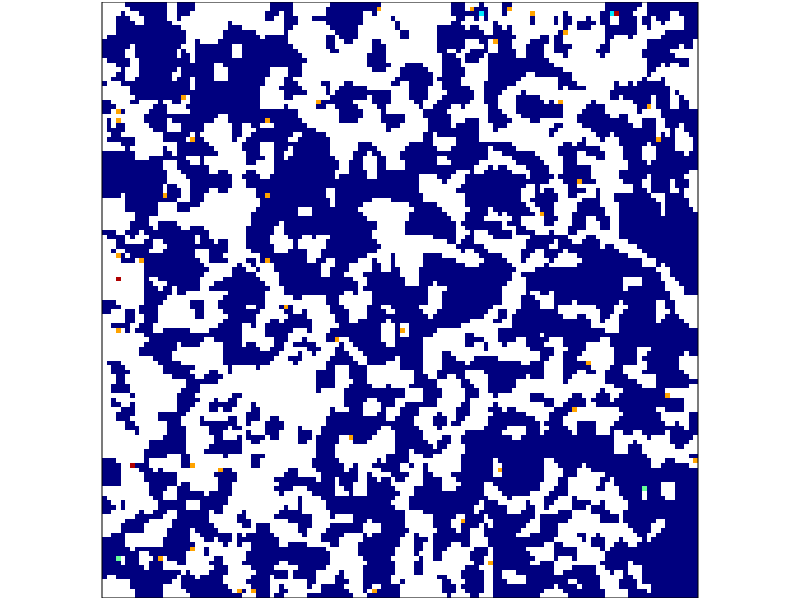
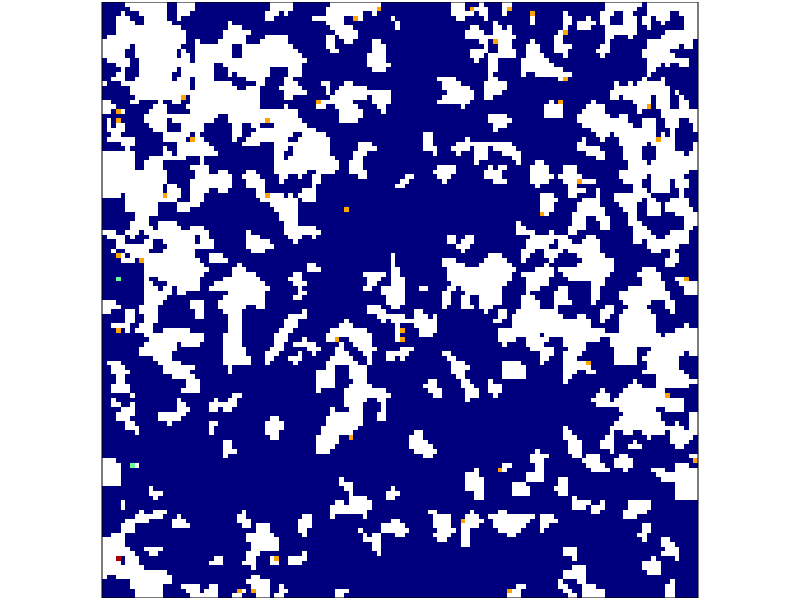
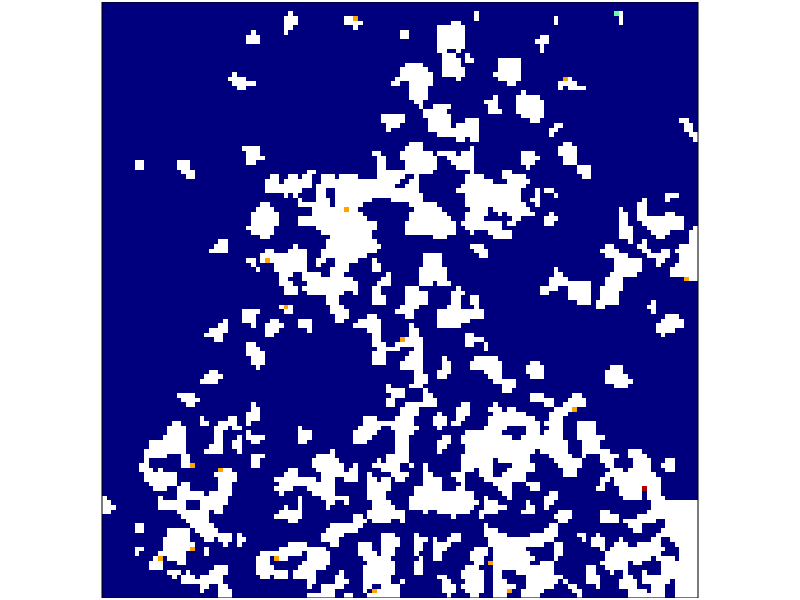
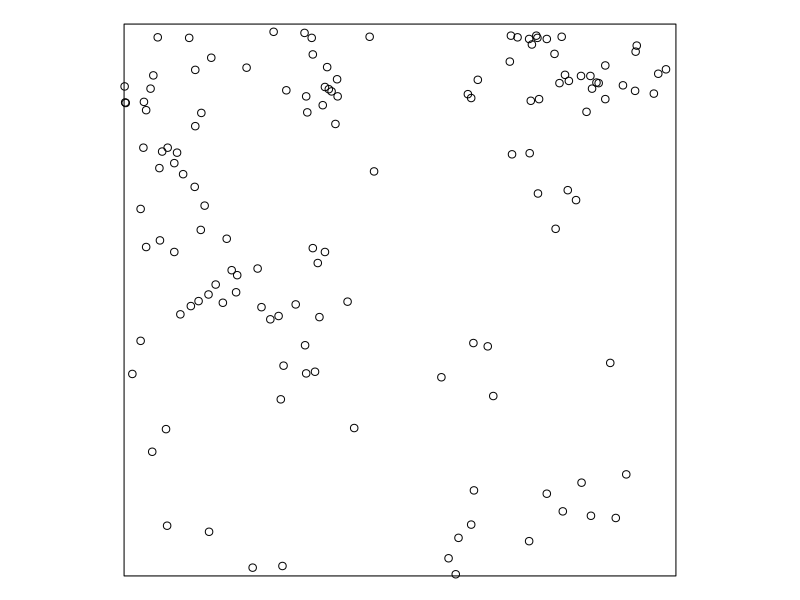
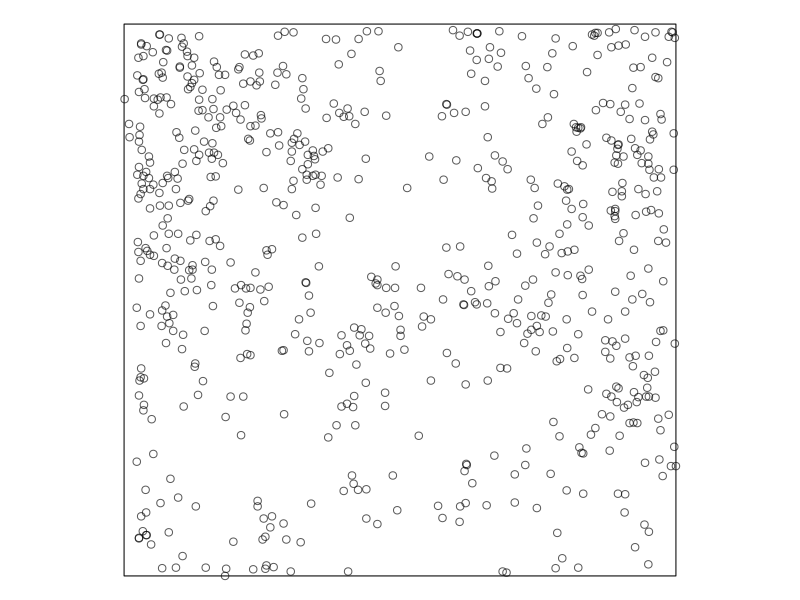
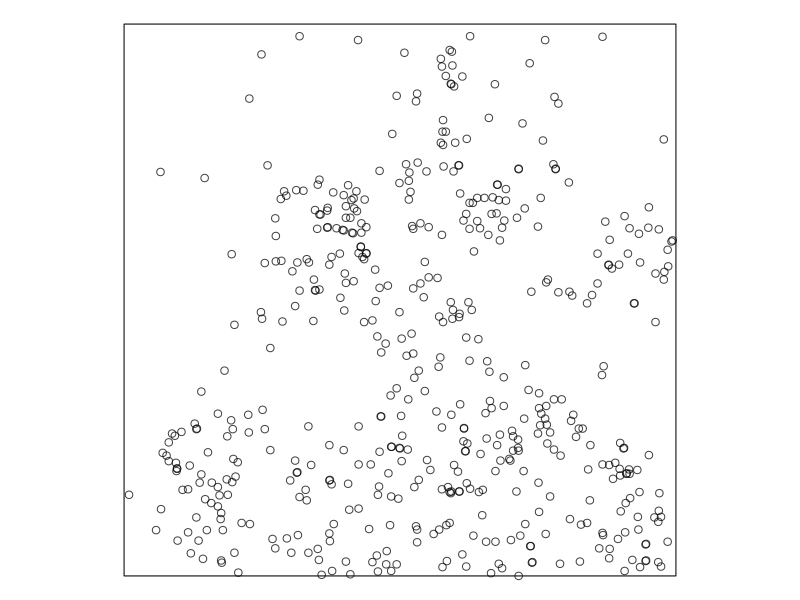
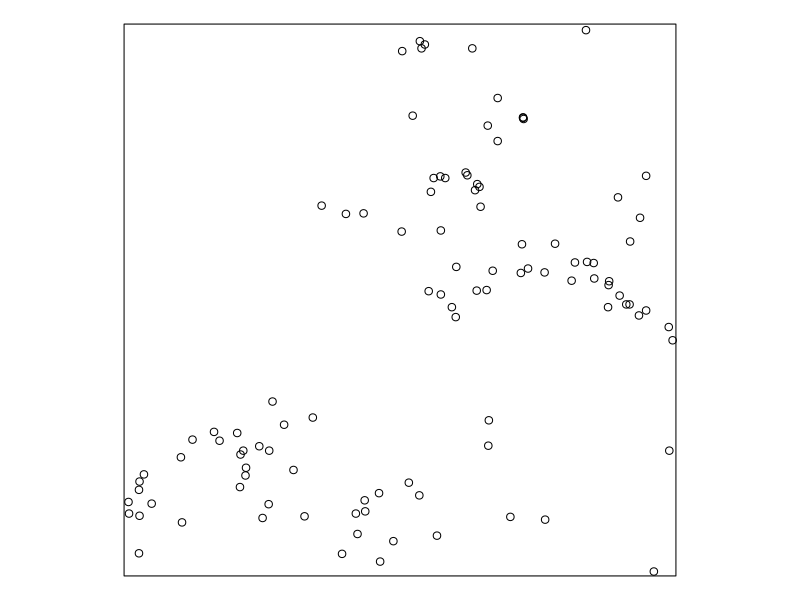
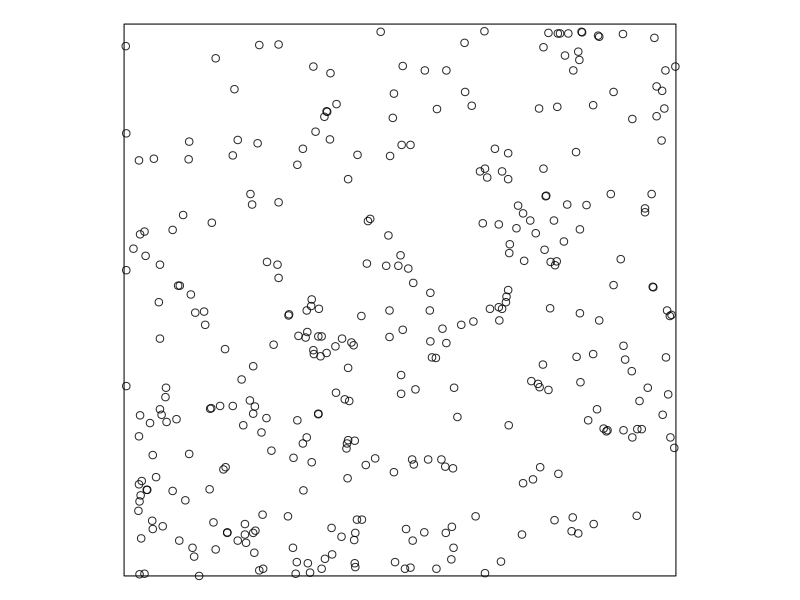

R code for these plots, in order: (Note: this script raises an error after producing the figures.)
# Lansing wood data analysis

exportFigs <- 1
displayFigs <- 0
interaction <- 1
speciesinteraction <- 1
intensity <- 1
dimyx <- ifelse(exportFigs,c(500,500),c(100,100))

require("spatstat");
require("RColorBrewer")
#require("playwith");
data(lansing)
lansingm <- lansing

#unitname(lansingm) <- c("metre","metres",round(924/3.2808399))
unitname(lansingm) <- list("metre","metres",1)
ft2m <- round(lansing$window$units$multiplier/3.2808399)
lansingm <- affine(lansingm,diag(c(ft2m,ft2m)))
range <- lansingm$window$xrange

jet.colors <-
  colorRampPalette(c("#00007F", "blue", "#007FFF", "cyan",
                     "#7FFF7F", "yellow", "#FF7F00", "red", "#7F0000"))

mar_lab <- c(2.5,2.5,1.5,1.0)
mar_tight <- c(0.1,0.1,0.1,0.1)
myplot <- function(...,width=6,height=6,mar=mar_lab,file=FALSE,nodevoff=FALSE) {
	if(displayFigs) {
		quartz()
		par(mar=mar)
		p <- plot(...)
		if(!exportFigs) {
			return(p)
		}
	}
	if(exportFigs && file != FALSE) {
		pdf(file=file,width=width,height=height)
		par(mar=mar)
		p <- plot(...)
		if(!nodevoff) {
			dev.off()
		}
		return(p)
	}
}
listplot <- function(k,v,file=FALSE,formula=FALSE,...) {
	if(formula != FALSE) {
		return(myplot(v,formula,file=sprintf(file,k),...))
	} else {
		return(myplot(v,file=sprintf(file,k),...))
	}
}

sigma <- bw.relrisk(lansing);


nlansing <- lansingm[lansingm$marks!="misc"];
levels(nlansing$marks) <- c("oak","hickory","maple",NA,"oak","oak")

hm <- lansingm[lansingm$marks=="maple" | lansingm$marks=="hickory"];
levels(hm$marks) <- c(NA,"hickory","maple",NA,NA,NA)

oaks <- lansing[grep("oak",lansing$marks)]
levels(oaks$marks) <- c("blackoak",NA,NA,NA,"redoak","whiteoak")

oakhm <- nlansing
levels(oakhm$marks) <- c("oak","hm","hm")

bw <- bw.diggle(nlansing)

if(intensity) {
	dens1 <- density(split(nlansing),
		sigma=2.5*sigma,
		dimyx=dimyx)
	
	rl=relrisk(nlansing,sigma=2.5*sigma)
	
	# smoothed intensities
	mapply(listplot,names(rl),rl,
		MoreArgs=list(
			zlim = c(0, 0.7),
			col=jet.colors(512),
			main="",
			mar=mar_tight,
			ribbon=FALSE,
			file="intensity_relative_%s.pdf",
			width=3,
			height=3
		))
	
	# original point patterns
	mapply(listplot,names(split(lansing)),split(lansing),
		MoreArgs=list(
			main="",
			mar=mar_tight,
			file="lansing_%s.pdf",
			width=3,
			height=3
		))
	
	# combined point patterns
	mapply(listplot,list("oaks","hm","all"),list(oaks,hm,lansing),
		MoreArgs=list(
			use.marks=FALSE,
			pch=21,
			main="",
			mar=mar_tight,
			file="lansing_%s_combined.pdf",
			width=3,
			height=3
		))
}

if(interaction) {
	
	patrns <- c(split(nlansing),list(hm=hm,all=nlansing))
	Ls <- mapply(envelope,patrns,list(Lest,Linhom,Linhom,Lest,Lest),
		MoreArgs=list(
			nsim=99,
			correction="Ripley",
			normpower=2,
			sigma=2.5*sigma
		),SIMPLIFY=FALSE)
	mapply(listplot,names(patrns),Ls,
		MoreArgs=list(
			main="",
			formula=.-r~r,
			file="l_%s.pdf",
			legend=FALSE,
			width=3,
			height=3,
			mar=c(2.0,0.3,0.1,0.3),
			yaxt="n"
		))
}

if(speciesinteraction) {
	

	# mark connection functions, pairwise
	bw <- 2*bw.stoyan(nlansing)
	i <- c("hickory","hickory","maple","hickory","maple","oak")
	j <- c("oak","maple","oak","hickory","maple","oak")
	markcs <- mapply(
			markconnect,
			rep(list(nlansing),length(i)),
			i,
			j,
			MoreArgs=list(
				r=seq.int(range[1],range[2],(range[2]-range[1])/500),
				correction="Ripley",
				bw=bw,
				normalise=FALSE
			),SIMPLIFY=FALSE)
	markc <- markcs[[1]]
	markc <- markc[,c("r","iso")]
	for(m in markcs[2:length(markcs)]) {
		markc <- cbind(markc,m[,c("r","iso")])
	}
	col <- sapply(brewer.pal(length(markc)-1,"Dark2"),function(c) {
			return(paste(c,as.hexmode(round(0.7*255)),sep=''))
		},USE.NAMES=FALSE)

	v <- myplot(
			markc,
			legend=FALSE,
			col=col,
			lty=1,
			lwd=4,
			ylab="mark-connection",
			main="",
			file="markc.pdf",nodevoff=TRUE,
			xlim=c(range[1],range[2]),
			ylim=c(0,0.3),
			width=5,
			height=5)
	legend('topright',
		mapply(function(i,j){
			return(sprintf("%s-%s",i,j))
		},rev(i),rev(j)),
		col=col,
		lwd=4,
		lty=v$lty)
	if(exportFigs) {
		dev.off()
	}

}

	
